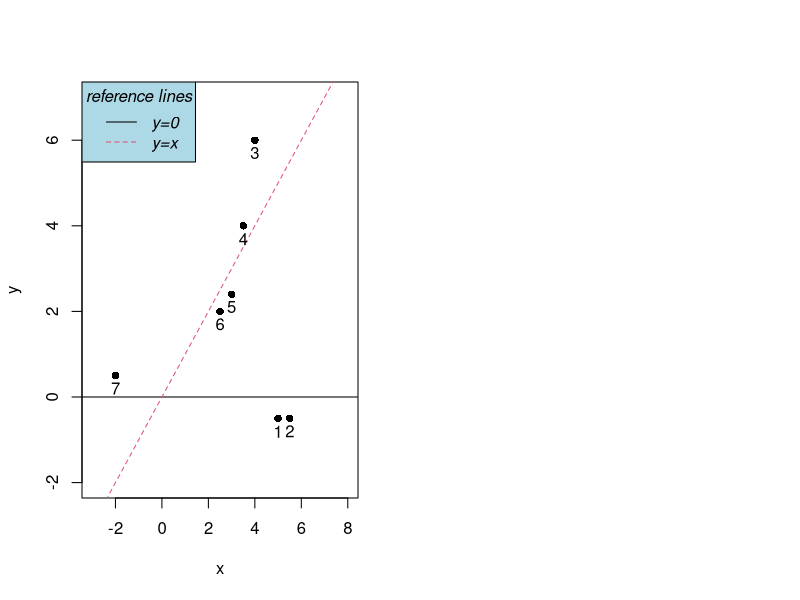

Source code (R): (Note: this script raises an error after producing the figure.)
# revision for TAS by Y. Zuo on 04/18/24
x=c(5, 5.5, 4, 3.5, 3, 2.5, -2)
y=c(-.5, -.5, 6, 4, 2.4, 2, .5)
m1=Zn=cbind(x,y)
x=m1[,1]; y=m1[,2]
par(mfrow=c(1,2))
plot(x, y, pch=16, xlim=c(-3,8), ylim=c(-2, 7))
abline(0,0, lty=1, col=1, lwd=1)
abline(0, 1, lty=2, col=2, lwd=1)
text(x, y-0.3, as.character(seq(1:7)))
legend(x = "topleft", legend=c("y=0", "y=x"), col=1:2, lty=1:2, cex=1, text.font=3, bg='lightblue',title="reference lines")

cs=c(1,2,7); m1=Zn
m1<-m1[-cs,]

alpha=3
#lst_beta= lstRegv1(m1,3,1,20)
lst_beta=AA1_main_new_lst_v2(m1,3,1,20)
#fit3<-lm(m1[,2]~m1[,1]) #p is assume to be 2
abline(lst_beta,lty=2, col=2, lwd=1) #abline(fit3, col=3, lty=3, lwd=1)

#for RSS of LTS based on ls calculation
fit3<-lm(m1[,2]~m1[,1]) #p is assume to be 2
abline(fit3, col=3, lty=3, lwd=1)
ls_bet=fit3$coefficients
RS=resid(fit3) ^ 2
index=sort(RS)[1:5]
RSS=sum(index)
print(RSS)

##################### for RSS of LTS based on the LST line 
lst_beta= lstRegv1(m1,3,1,20)
bt = lst_beta
#bt=ls_bet
z=m1;p=2
rn = z[, p] -data.matrix(cbind(rep(1, n), z[, 1:(p - 1)])) %*% as.matrix(bt)
RS=rn^2
index=sort(RS)[1:4]
RSS=sum(index)
print(RSS)

RSS=deviance(fit3)
print(c(RSS, cs))

#for RSS of LST
#alpha=3
z=Zn; n=7; p=2
rn = rep(0, n)
I_bet = rep(0, n)
sd = rep(1, n)
#bt=c(0,0)
bt = lst_beta
#bt=c(1,1)

rn = z[, p] -data.matrix(cbind(rep(1, n), z[, 1:(p - 1)])) %*% as.matrix(bt)
med = median(rn)
madd = mad(rn)
abdv = abs(rn - med)
sd = abdv / madd
indx_bet = which(sd <= alpha)
K = length(indx_bet)
print("K"); print(K)  #total number of squared residuals employed
RSS=sum(sd^2) #RSS=deviance(fit3)
print(c(RSS, cs))

######################### 04/16/24 calculate the SSR for y=x or y=0 foe the 7 points data set in Figure 1 of ZZ23
x=c(5, 5.5, 4, 3.5, 3, 2.5, -2)
y=c(-.5, -.5, 6, 4, 2.4, 2, .5)
m1=Zn=cbind(x,y)

LTS
Q1=sum(z[c(1,2,6,7),][,2]^2)
print(Q1)

vv=z[c(3,4,5,6),]
dxy=vv[,1]-vv[,2]
Q2=sum(dxy^2)
print(Q2)

LST
Q1=sum(z[c(4,5,6,7),][,2]^2)
print(Q1)

vv=z[c(3,2,5,4),]
dxy=vv[,1]-vv[,2]
Q2=sum(dxy^2)
print(Q2)